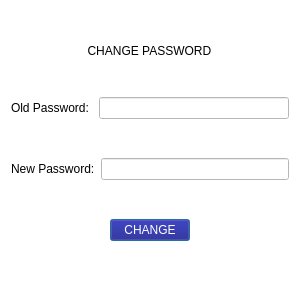
<?xml version="1.0" encoding="UTF-8"?>
<ui version="4.0">
 <class>cap</class>
 <widget class="QDialog" name="cap">
  <property name="geometry">
   <rect>
    <x>0</x>
    <y>0</y>
    <width>300</width>
    <height>300</height>
   </rect>
  </property>
  <property name="acceptDrops">
   <bool>false</bool>
  </property>
  <property name="windowTitle">
   <string>BillX</string>
  </property>
  <property name="windowIcon">
   <iconset resource="Resource.qrc">
    <normaloff>:/img/logo/logo.png</normaloff>:/img/logo/logo.png</iconset>
  </property>
  <property name="styleSheet">
   <string notr="true">background:white;
</string>
  </property>
  <layout class="QVBoxLayout" name="verticalLayout_2">
   <item>
    <layout class="QVBoxLayout" name="verticalLayout">
     <property name="bottomMargin">
      <number>15</number>
     </property>
     <item>
      <spacer name="verticalSpacer_2">
       <property name="orientation">
        <enum>Qt::Vertical</enum>
       </property>
       <property name="sizeHint" stdset="0">
        <size>
         <width>20</width>
         <height>40</height>
        </size>
       </property>
      </spacer>
     </item>
     <item>
      <widget class="QLabel" name="label">
       <property name="text">
        <string>                       CHANGE PASSWORD</string>
       </property>
      </widget>
     </item>
     <item>
      <spacer name="verticalSpacer_5">
       <property name="orientation">
        <enum>Qt::Vertical</enum>
       </property>
       <property name="sizeHint" stdset="0">
        <size>
         <width>20</width>
         <height>40</height>
        </size>
       </property>
      </spacer>
     </item>
     <item>
      <layout class="QHBoxLayout" name="horizontalLayout">
       <item>
        <widget class="QLabel" name="label_2">
         <property name="text">
          <string>Old Password: </string>
         </property>
        </widget>
       </item>
       <item>
        <widget class="QLineEdit" name="lineEdit_op"/>
       </item>
      </layout>
     </item>
     <item>
      <spacer name="verticalSpacer">
       <property name="orientation">
        <enum>Qt::Vertical</enum>
       </property>
       <property name="sizeHint" stdset="0">
        <size>
         <width>20</width>
         <height>40</height>
        </size>
       </property>
      </spacer>
     </item>
     <item>
      <layout class="QHBoxLayout" name="horizontalLayout_2">
       <item>
        <widget class="QLabel" name="label_3">
         <property name="text">
          <string>New Password:</string>
         </property>
        </widget>
       </item>
       <item>
        <widget class="QLineEdit" name="lineEdit_np"/>
       </item>
      </layout>
     </item>
     <item>
      <spacer name="verticalSpacer_3">
       <property name="orientation">
        <enum>Qt::Vertical</enum>
       </property>
       <property name="sizeHint" stdset="0">
        <size>
         <width>20</width>
         <height>40</height>
        </size>
       </property>
      </spacer>
     </item>
     <item>
      <layout class="QHBoxLayout" name="horizontalLayout_3">
       <item>
        <spacer name="horizontalSpacer">
         <property name="orientation">
          <enum>Qt::Horizontal</enum>
         </property>
         <property name="sizeHint" stdset="0">
          <size>
           <width>40</width>
           <height>20</height>
          </size>
         </property>
        </spacer>
       </item>
       <item>
        <widget class="QPushButton" name="pushButton_change">
         <property name="styleSheet">
          <string notr="true">background-color: rgb(18,10,131);
color:white;</string>
         </property>
         <property name="text">
          <string>CHANGE</string>
         </property>
        </widget>
       </item>
       <item>
        <spacer name="horizontalSpacer_2">
         <property name="orientation">
          <enum>Qt::Horizontal</enum>
         </property>
         <property name="sizeHint" stdset="0">
          <size>
           <width>40</width>
           <height>20</height>
          </size>
         </property>
        </spacer>
       </item>
      </layout>
     </item>
     <item>
      <spacer name="verticalSpacer_4">
       <property name="orientation">
        <enum>Qt::Vertical</enum>
       </property>
       <property name="sizeHint" stdset="0">
        <size>
         <width>20</width>
         <height>40</height>
        </size>
       </property>
      </spacer>
     </item>
    </layout>
   </item>
  </layout>
 </widget>
 <resources>
  <include location="Resource.qrc"/>
 </resources>
 <connections/>
</ui>
